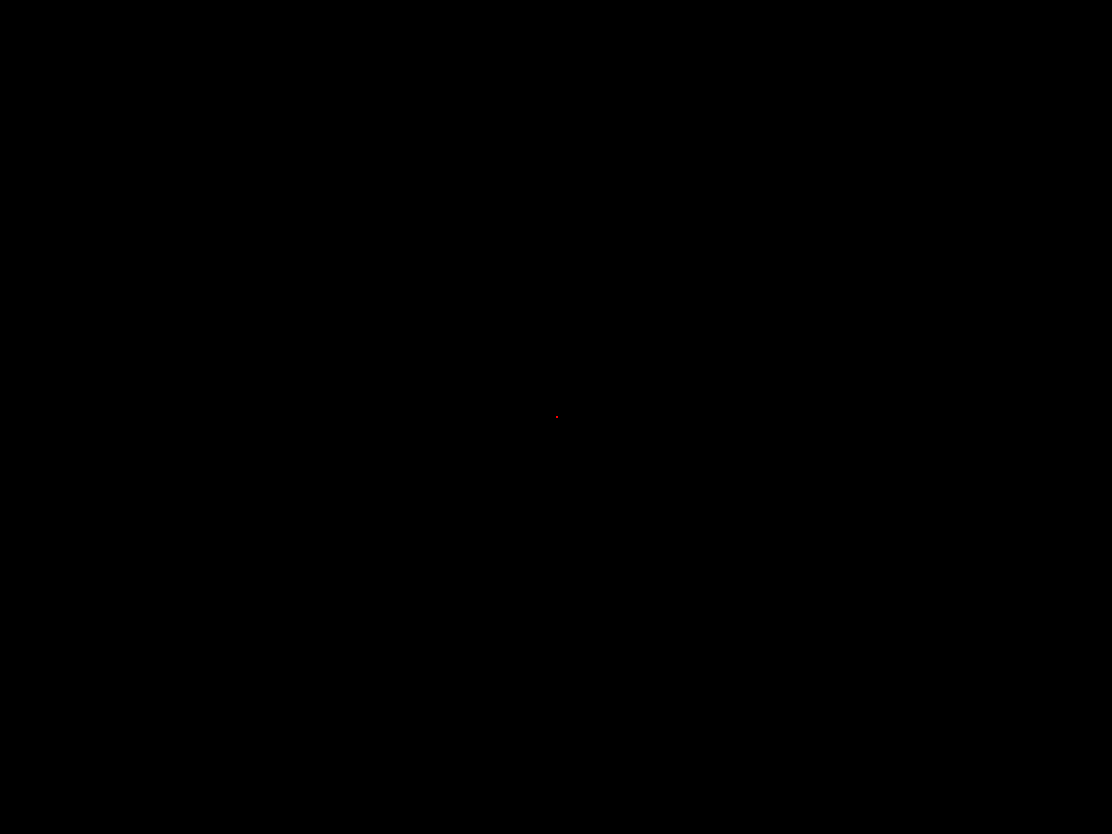
Frame 1 (no input)
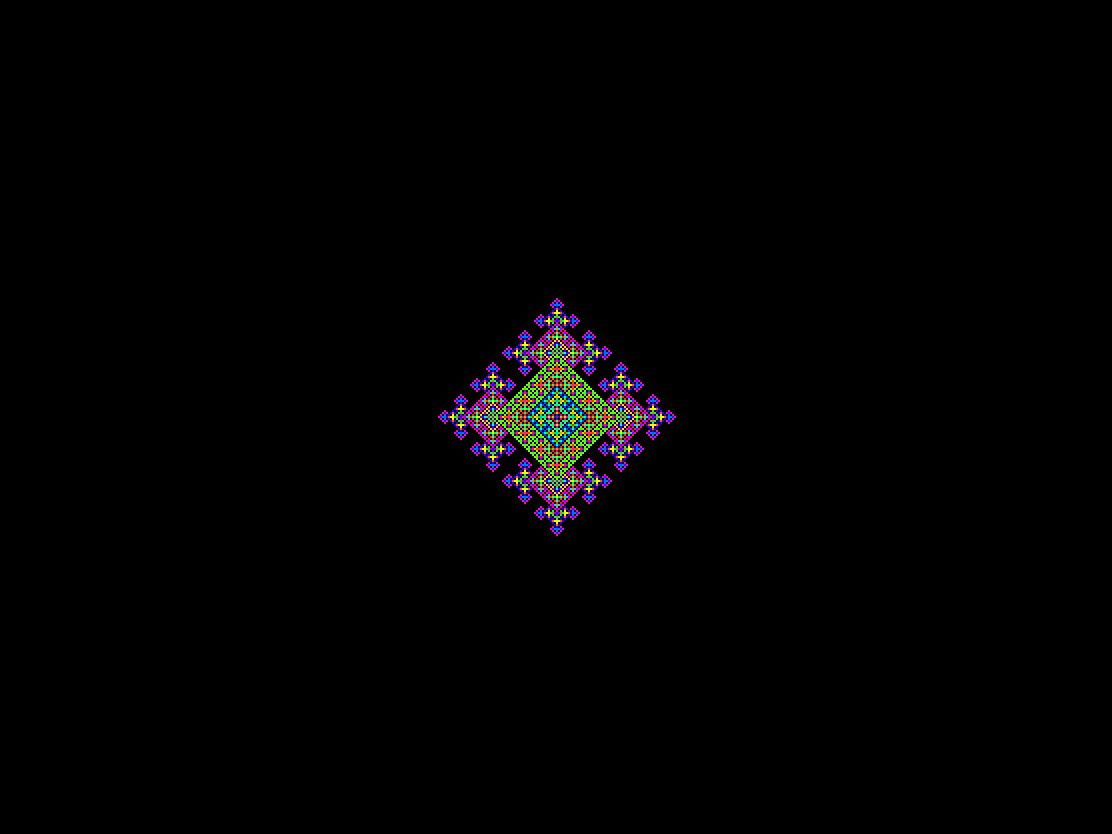
Frame 60 (the mouse pressed at the canvas centre just before this capture)
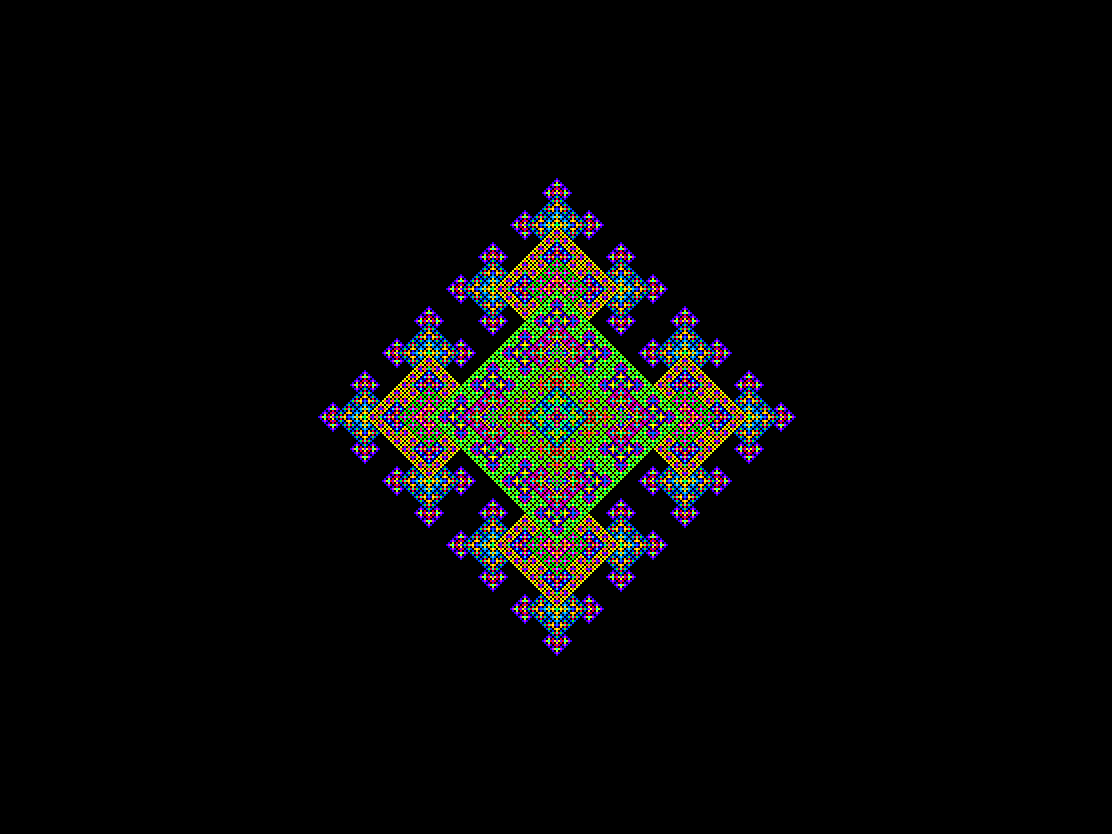
Frame 120 (the mouse held since frame 60 and released just before this capture)

The Processing sketch that drew these frames (run headless with seeded random() and noise(); from frame 60 on, the mouse is pressed at the canvas centre):

// Processing sketch: sketch_220528a
// ── sketch_220528a.pde
// https://openprocessing.org/sketch/1414059

ArrayList<Cell> prev, next;
int[] dx = {-1, 0, 1, 0};
int[] dy = {0, 1, 0, -1};
int[][] map;
int rez, cols, rows;
float col = 0.0f;

void setup() {
  size(1112, 834);
  background(0);
  noStroke();
  colorMode(HSB);
  rez = 2;
  cols = width / rez;
  rows = height / rez;
  prev = new ArrayList<Cell>();
  next = new ArrayList<Cell>();
  map = new int[cols][rows];
  prev.add(new Cell(cols / 2, rows / 2));
  map[cols / 2][rows / 2] = 1;
}

void draw() {
  next = new ArrayList<Cell>();
  fill(col, 255, 255);
  for (Cell c : prev)c.show();
  for (Cell c : prev) {
    for (int i = 0; i < 4; i++) {
      if (valid(c.x + dx[i], c.y + dy[i])) {
        next.add(new Cell(c.x + dx[i], c.y + dy[i]));
        map[c.x + dx[i]][c.y + dy[i]] = 1;
      }
    }
  }
  col = random(255);
  prev.clear();
  prev.addAll(next);
}
boolean valid(int x, int y) {
  int vecini = 0;
  for (int i = 0; i < 4; i++) {
    if (map[x + dx[i]][y + dy[i]] == 1)vecini++;
    if (vecini == 2)return false;
  }
  return true;
}

class Cell {
  int x, y;
  Cell(int x_, int y_) {
    x = x_;
    y = y_;
  }
  void show() {
    rect(x * rez, y * rez, rez, rez);
  }
}
